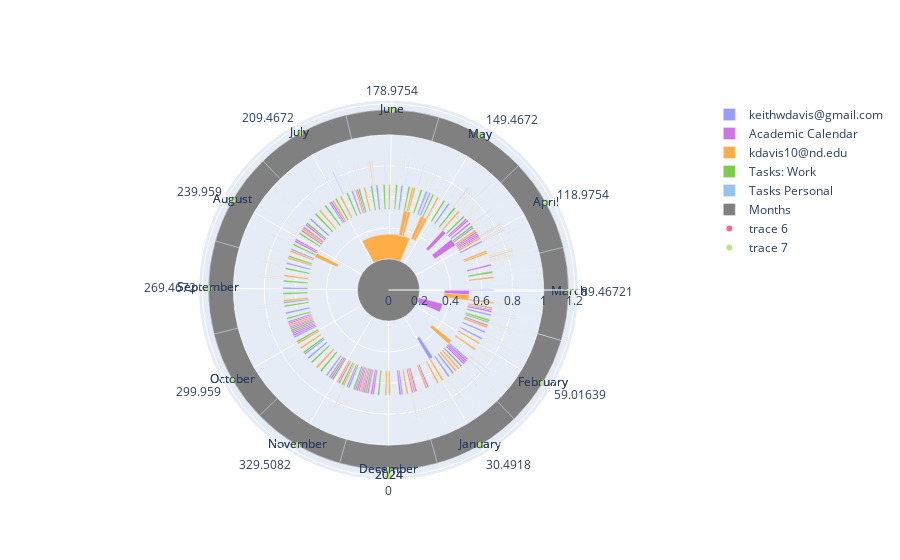

Notebook cell for this chart:
### Code cell
#fig.update_layout(annotations=[dict(x=ccplot.polar_to_cart(r/2+base, theta)[0],
#                                    y=ccplot.polar_to_cart(r/2+base, theta)[1],
#                                    text=_id,
#                                    textangle=180 - theta) for r, base, theta, width, _id in scatterdata])
fig.add_trace(go.Scatterpolar(mode="markers+text", r=np.array(mtrace.r) + 1, theta=mtrace.theta, text=mtrace.ids, marker_angle=mtrace.theta))

### Figure 1 — Plotly figure (JSON) as saved in the notebook; plotly's stock layout.template omitted (floating-point values rounded to 4 significant figures; data arrays with more than 128 entries replaced by an {"elided": "..."} marker saying what was removed)
{"data": [{"base": {"elided": "131 float values"}, "marker": {"color": "#9a9cff"}, "name": "keithwdavis@gmail.com", "r": {"elided": "131 float values"}, "text": {"elided": "131 str values"}, "theta": {"elided": "131 float values"}, "type": "barpolar", "width": {"elided": "131 float values"}}, {"base": [0.52, 0.52, 0.52, 0.52, 0.52, 0.52, 0.52, 0.52, 0.52, 0.2, 0.52, 0.52, 0.52, 0.52, 0.36, 0.52, 0.52, 0.52, 0.52, 0.52, 0.52, 0.52, 0.36, 0.52, 0.52, 0.52, 0.36, 0.52, 0.52, 0.52, 0.52, 0.52, 0.52, 0.52, 0.52, 0.52, 0.52, 0.52, 0.52, 0.52, 0.52, 0.52, 0.52, 0.52, 0.52, 0.52, 0.52, 0.52, 0.52, 0.52, 0.52, 0.52, 0.52, 0.52, 0.52, 0.52, 0.52, 0.52, 0.52, 0.52, 0.52, 0.52, 0.52], "marker": {"color": "#cd74e6"}, "name": "Academic Calendar", "r": [0.16, 0.16, 0.16, 0.16, 0.16, 0.16, 0.16, 0.16, 0.16, 0.16, 0.16, 0.16, 0.16, 0.16, 0.16, 0.16, 0.16, 0.16, 0.16, 0.16, 0.16, 0.16, 0.16, 0.16, 0.16, 0.16, 0.16, 0.16, 0.16, 0.16, 0.16, 0.16, 0.16, 0.16, 0.16, 0.16, 0.16, 0.16, 0.16, 0.16, 0.16, 0.16, 0.16, 0.16, 0.16, 0.16, 0.16, 0.16, 0.16, 0.16, 0.16, 0.16, 0.16, 0.16, 0.16, 0.16, 0.16, 0.16, 0.16, 0.16, 0.16, 0.16, 0.16], "text": ["0 2024-01-07 12:00:00 January Graduation Date", "1 2024-01-14 12:00:00 Undergraduate halls open for move-in beginning at 9:00am", "2 2024-01-15 12:00:00 Martin Luther King Day - no classes", "3 2024-01-16 12:00:00 Classes begin", "4 2024-01-23 12:00:00 Last date for all class changes", "5 2024-02-16 12:00:00 Last day to drop a class at Saint Mary's College", "6 2024-02-16 12:00:00 Junior Parent's Weekend", "7 2024-02-17 12:00:00 Junior Parent's Weekend", "8 2024-02-18 12:00:00 Junior Parent's Weekend", "9 2024-03-13 11:30:00 Mid-Term Break", "10 2024-03-11 12:00:00 Mid-term grades due", "11 2024-03-12 12:00:00 Students can view grades", "12 2024-03-20 12:00:00 Registration begins for Summer Session", "13 2024-03-22 12:00:00 Last day to drop a class", "14 2024-03-31 00:00:00 Easter Holiday for students", "15 2024-04-15 12:00:00 Registration begins for Fall 2024", "16 2024-04-23 12:00:00 Course Instructor Feedback (CIF) begins", "17 2024-05-01 12:00:00 Last Class Day", "18 2024-05-02 12:00:00 Reading Day", "19 2024-05-03 12:00:00 Reading Day", "20 2024-05-04 12:00:00 Reading Day", "21 2024-05-05 12:00:00 Reading Day", "22 2024-05-08 12:00:00 Final Exam Week", "23 2024-05-11 12:00:00 Undergraduate Halls close at Noon", "24 2024-05-13 12:00:00 Final grades are due", "25 2024-05-14 12:00:00 Students can view final grades", "26 2024-05-18 12:00:00 Commencement Weekend", "27 2024-07-19 12:00:00 Last class day for regular 6-week Summer classes", "28 2024-08-04 12:00:00 Summer graduation date", "29 2024-08-26 12:00:00 Classes begin for Law School and Graduate Business", "30 2024-08-27 12:00:00 CLASSES BEGIN", "31 2024-09-02 12:00:00 Labor Day - classes are in session", "32 2024-09-03 12:00:00 Last date for all class changes", "33 2024-10-19 12:00:00 Fall Break", "34 2024-10-20 12:00:00 Fall Break", "35 2024-10-21 12:00:00 Fall Break", "36 2024-10-22 12:00:00 Fall Break", "37 2024-10-23 12:00:00 Fall Break", "38 2024-10-24 12:00:00 Fall Break", "39 2024-10-25 12:00:00 Fall Break", "40 2024-10-26 12:00:00 Fall Break", "41 2024-10-27 12:00:00 Fall Break", "42 2024-10-21 12:00:00 GRADES DUE by 3:45pm", "43 2024-11-01 12:00:00 Last day to drop a class", "44 2024-11-18 12:00:00 Spring registration begins", "45 2024-11-27 12:00:00 Thanksgiving Holiday for students", "46 2024-11-28 12:00:00 Thanksgiving", "47 2024-11-29 12:00:00 Thanksgiving holiday for students, faculty, staff", "48 2024-12-03 12:00:00 Course Instructor Feedback (CIF) begins", "49 2024-12-12 12:00:00 LAST CLASS DAY", "50 2024-12-13 12:00:00 Reading Day - no exams", "51 2024-12-14 12:00:00 Reading Day - no exams", "52 2024-12-15 12:00:00 Reading Day - no exams", "53 2024-12-16 12:00:00 FINAL EXAMS - no review sessions", "54 2024-12-17 12:00:00 FINAL EXAMS - no review sessions", "55 2024-12-18 12:00:00 FINAL EXAMS - no review sessions", "56 2024-12-19 12:00:00 FINAL EXAMS - no review sessions", "57 2024-12-20 12:00:00 FINAL EXAMS - no review sessions", "58 2024-12-23 12:00:00 GRADES DUE by 3:45pm", "59 2024-12-22 12:00:00 Undergraduate Halls close by Noon", "60 2024-09-13 12:00:00 Presidential Inauguration - no classes", "61 2024-08-23 12:00:00 Undergraduate Halls open for new first year students", "62 2024-08-25 12:00:00 Undergraduate Halls open at 9am"], "theta": [6.393, 13.28, 14.26, 15.25, 22.13, 45.74, 45.74, 46.72, 47.7, 71.25, 69.3, 70.29, 78.16, 80.12, 88.48, 103.7, 111.6, 119.5, 120.5, 121.4, 122.4, 123.4, 126.4, 129.3, 131.3, 132.3, 136.2, 197.2, 212.9, 234.5, 235.5, 241.4, 242.4, 287.7, 288.6, 289.6, 290.6, 291.6, 292.6, 293.6, 294.5, 295.5, 289.6, 300.5, 317.2, 326.1, 327.0, 328.0, 332.0, 340.8, 341.8, 342.8, 343.8, 344.8, 345.7, 346.7, 347.7, 348.7, 351.6, 350.7, 252.3, 231.6, 233.6], "type": "barpolar", "width": [1.017, 1.017, 1.017, 1.017, 1.017, 1.017, 1.017, 1.017, 1.017, 9.108, 1.017, 1.017, 1.017, 1.017, 4.067, 1.017, 1.017, 1.017, 1.017, 1.017, 1.017, 1.017, 5.083, 1.017, 1.017, 1.017, 3.05, 1.017, 1.017, 1.017, 1.017, 1.017, 1.017, 1.017, 1.017, 1.017, 1.017, 1.017, 1.017, 1.017, 1.017, 1.017, 1.017, 1.017, 1.017, 1.017, 1.017, 1.017, 1.017, 1.017, 1.017, 1.017, 1.017, 1.017, 1.017, 1.017, 1.017, 1.017, 1.017, 1.017, 1.017, 1.017, 1.017]}, {"base": {"elided": "372 float values"}, "marker": {"color": "#ffad46"}, "name": "kdavis10@nd.edu", "r": {"elided": "372 float values"}, "text": {"elided": "372 str values"}, "theta": {"elided": "372 float values"}, "type": "barpolar", "width": {"elided": "372 float values"}}, {"base": [0.52, 0.52, 0.52, 0.52, 0.52, 0.68, 0.52, 0.52, 0.52, 0.52, 0.52, 0.52, 0.52, 0.52, 0.52, 0.52, 0.52, 0.52, 0.52, 0.52, 0.52, 0.52, 0.52, 0.52, 0.52, 0.52, 0.52, 0.52, 0.52, 0.52, 0.52, 0.52, 0.52, 0.52, 0.52, 0.52, 0.52, 0.52, 0.52, 0.52, 0.84, 0.84, 0.84, 0.84, 0.84, 0.84, 0.84, 0.84, 0.84, 0.84, 0.84, 0.84], "marker": {"color": "#7ecc4a"}, "name": "Tasks: Work", "r": [0.16, 0.16, 0.16, 0.16, 0.16, 0.16, 0.16, 0.16, 0.16, 0.16, 0.16, 0.16, 0.16, 0.16, 0.16, 0.16, 0.16, 0.16, 0.16, 0.16, 0.16, 0.16, 0.16, 0.16, 0.16, 0.16, 0.16, 0.16, 0.16, 0.16, 0.16, 0.16, 0.16, 0.16, 0.16, 0.16, 0.16, 0.16, 0.16, 0.16, 0.16, 0.16, 0.16, 0.16, 0.16, 0.16, 0.16, 0.16, 0.16, 0.16, 0.16, 0.16], "text": ["0 2024-03-14 12:00:00 picture and bio to Nuclear Frotiers talk https://mail.google.com/mail/u/0/#inbox/FMfcgzGwHfqVxTqqwQfFMXnncfjKkTlW", "1 2024-03-15 12:00:00 Picture and nuclear frontiers talk DEADLINE", "2 2024-03-15 12:00:00 Language for Quality Definitions.", "3 2024-04-11 12:00:00 https://mail.google.com/mail/u/0/#inbox/FMfcgzGxRxCQMnTvFXjmbzVZrJlPwTMT?compose=new", "4 2024-04-11 12:00:00 Registering for workshop that I'm giving a talk at.", "5 2024-04-12 11:30:00-04:00 Start up", "6 2024-05-09 12:00:00 send Show e-mail.", "7 2024-05-16 12:00:00 send Show e-mail.", "8 2024-05-23 12:00:00 send Show e-mail.", "9 2024-05-30 12:00:00 send Show e-mail.", "10 2024-06-06 12:00:00 send Show e-mail.", "11 2024-06-13 12:00:00 send Show e-mail.", "12 2024-06-20 12:00:00 send Show e-mail.", "13 2024-06-27 12:00:00 send Show e-mail.", "14 2024-07-04 12:00:00 send Show e-mail.", "15 2024-07-11 12:00:00 send Show e-mail.", "16 2024-07-18 12:00:00 send Show e-mail.", "17 2024-07-25 12:00:00 send Show e-mail.", "18 2024-08-01 12:00:00 send Show e-mail.", "19 2024-08-08 12:00:00 send Show e-mail.", "20 2024-08-15 12:00:00 send Show e-mail.", "21 2024-08-22 12:00:00 send Show e-mail.", "22 2024-08-29 12:00:00 send Show e-mail.", "23 2024-09-05 12:00:00 send Show e-mail.", "24 2024-09-12 12:00:00 send Show e-mail.", "25 2024-09-19 12:00:00 send Show e-mail.", "26 2024-09-26 12:00:00 send Show e-mail.", "27 2024-10-03 12:00:00 send Show e-mail.", "28 2024-10-10 12:00:00 send Show e-mail.", "29 2024-10-17 12:00:00 send Show e-mail.", "30 2024-10-24 12:00:00 send Show e-mail.", "31 2024-10-31 12:00:00 send Show e-mail.", "32 2024-11-07 12:00:00 send Show e-mail.", "33 2024-11-14 12:00:00 send Show e-mail.", "34 2024-11-21 12:00:00 send Show e-mail.", "35 2024-11-28 12:00:00 send Show e-mail.", "36 2024-12-05 12:00:00 send Show e-mail.", "37 2024-12-12 12:00:00 send Show e-mail.", "38 2024-12-19 12:00:00 send Show e-mail.", "39 2024-12-26 12:00:00 send Show e-mail.", "40 2024-05-18 20:15:00-04:00 Change sheets 8:00 pm", "41 2024-05-22 09:15:00-04:00 Reply to ramzi 9:00 AM", "42 2024-06-14 20:15:00-04:00 Replace battery in keys. 8:00 pm", "43 2024-06-21 12:15:00-04:00 Get box 12:00 pm", "44 2024-06-23 09:15:00-04:00 Meditate and yoga 9:00 am", "45 2024-06-23 10:15:00-04:00 Run 10:00", "46 2024-06-23 11:45:00-04:00 cook pork", "47 2024-06-23 12:15:00-04:00 eat", "48 2024-06-23 13:15:00-04:00 put together couch", "49 2024-06-23 17:15:00-04:00 eat", "50 2024-06-23 12:15:00-04:00 Take notes on meditation 12:00 pm", "51 2024-06-29 14:15:00-04:00 clean carpets"], "theta": [72.25, 73.24, 73.24, 99.8, 99.8, 100.8, 127.3, 134.2, 141.1, 148.0, 154.9, 161.8, 168.6, 175.5, 182.4, 189.3, 196.2, 203.1, 210.0, 216.8, 223.7, 230.6, 237.5, 244.4, 251.3, 258.2, 265.0, 271.9, 278.8, 285.7, 292.6, 299.5, 306.4, 313.3, 320.2, 327.0, 333.9, 340.8, 347.7, 354.6, 136.5, 140.0, 163.1, 169.6, 171.5, 171.5, 171.6, 171.6, 171.6, 171.8, 171.6, 177.6], "type": "barpolar", "width": [1.017, 1.017, 1.017, 1.017, 1.017, 0.04236, 1.017, 1.017, 1.017, 1.017, 1.017, 1.017, 1.017, 1.017, 1.017, 1.017, 1.017, 1.017, 1.017, 1.017, 1.017, 1.017, 1.017, 1.017, 1.017, 1.017, 1.017, 1.017, 1.017, 1.017, 1.017, 1.017, 1.017, 1.017, 1.017, 1.017, 1.017, 1.017, 1.017, 1.017, 0.02118, 0.02118, 0.02118, 0.02118, 0.02118, 0.02118, 0.02118, 0.02118, 0.02118, 0.02118, 0.02118, 0.02118]}, {"base": [0.68, 0.84, 0.84, 0.84, 0.84, 0.84, 0.84], "marker": {"color": "#96c3eb"}, "name": "Tasks Personal", "r": [0.16, 0.16, 0.16, 0.16, 0.16, 0.16, 0.16], "text": ["0 2024-04-12 16:30:00-04:00 therapy", "1 2024-05-17 11:22:30-04:00 Test from cal", "2 2024-05-22 10:15:00-04:00 Reply to Jeff 10:00 am", "3 2024-05-25 05:15:00-04:00 Steak 5:00", "4 2024-05-25 17:15:00-04:00 Potatoes 5:00 PM", "5 2024-05-28 05:15:00-04:00 Broccoli 5:00", "6 2024-06-12 11:45:00-04:00 Tomorrow 11:30"], "theta": [101.0, 135.2, 140.1, 142.8, 143.3, 145.7, 160.8], "type": "barpolar", "width": [0.04236, 0.01059, 0.02118, 0.02118, 0.02118, 0.02118, 0.02118]}, {"base": [0, 1, 1, 1, 1, 1, 1, 1, 1, 1, 1, 1, 1], "ids": ["2024", "January", "February", "March", "April", "May", "June", "July", "August", "September", "October", "November", "December"], "marker": {"color": "gray"}, "name": "Months", "r": [0.2, 0.16, 0.16, 0.16, 0.16, 0.16, 0.16, 0.16, 0.16, 0.16, 0.16, 0.16, 0.16], "theta": [360, 30.49, 59.02, 89.47, 119.0, 149.5, 179.0, 209.5, 240.0, 269.5, 300.0, 329.5, 0], "type": "barpolar", "width": [360, 31.52, 29.48, 31.52, 30.5, 31.52, 30.5, 31.52, 31.52, 30.5, 31.52, 30.5, 31.52]}, {"marker": {"angle": [0, 30.49, 59.02, 89.47, 119.0, 149.5, 179.0, -150.5, -120.0, -90.53, -60.04, -30.49, 0]}, "mode": "markers+text", "r": [1.2, 1.16, 1.16, 1.16, 1.16, 1.16, 1.16, 1.16, 1.16, 1.16, 1.16, 1.16, 1.16], "text": ["2024", "January", "February", "March", "April", "May", "June", "July", "August", "September", "October", "November", "December"], "theta": [360, 30.49, 59.02, 89.47, 119.0, 149.5, 179.0, 209.5, 240.0, 269.5, 300.0, 329.5, 0], "type": "scatterpolar"}, {"marker": {"angle": [0, 30.49, 59.02, 89.47, 119.0, 149.5, 179.0, -150.5, -120.0, -90.53, -60.04, -30.49, 0]}, "mode": "markers+text", "r": [1.2, 1.16, 1.16, 1.16, 1.16, 1.16, 1.16, 1.16, 1.16, 1.16, 1.16, 1.16, 1.16], "text": ["2024", "January", "February", "March", "April", "May", "June", "July", "August", "September", "October", "November", "December"], "theta": [360, 30.49, 59.02, 89.47, 119.0, 149.5, 179.0, 209.5, 240.0, 269.5, 300.0, 329.5, 0], "type": "scatterpolar"}], "layout": {"autosize": true, "polar": {"angularaxis": {"direction": "counterclockwise", "rotation": -90, "tickmode": "array", "tickvals": [30.49, 59.02, 89.47, 119.0, 149.5, 179.0, 209.5, 240.0, 269.5, 300.0, 329.5, 0], "type": "linear"}, "radialaxis": {"autorange": true, "range": [0, 1.221], "type": "linear"}}}}
